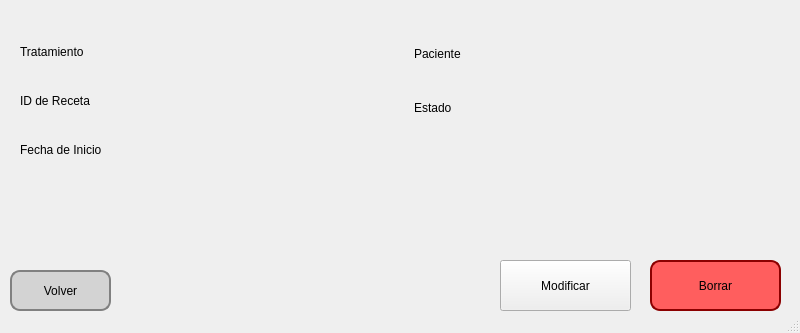
<?xml version="1.0" encoding="UTF-8"?>
<ui version="4.0">
 <class>MainWindow</class>
 <widget class="QMainWindow" name="MainWindow">
  <property name="geometry">
   <rect>
    <x>0</x>
    <y>0</y>
    <width>800</width>
    <height>333</height>
   </rect>
  </property>
  <property name="windowTitle">
   <string>Detalles de Receta</string>
  </property>
  <widget class="QWidget" name="centralwidget">
   <widget class="QPushButton" name="volverButton">
    <property name="geometry">
     <rect>
      <x>10</x>
      <y>270</y>
      <width>101</width>
      <height>41</height>
     </rect>
    </property>
    <property name="styleSheet">
     <string notr="true">QPushButton {
    background-color: lightgray;
    color: black;
    border: 2px solid gray;
    border-radius: 10px;
    padding: 5px;
}

QPushButton:hover {
    background-color: silver;
}

QPushButton:pressed {
    background-color: darkgray;
}</string>
    </property>
    <property name="text">
     <string>Volver</string>
    </property>
   </widget>
   <widget class="QPushButton" name="modificarButton">
    <property name="geometry">
     <rect>
      <x>500</x>
      <y>260</y>
      <width>131</width>
      <height>51</height>
     </rect>
    </property>
    <property name="text">
     <string>Modificar</string>
    </property>
   </widget>
   <widget class="QPushButton" name="borrarButton">
    <property name="geometry">
     <rect>
      <x>650</x>
      <y>260</y>
      <width>131</width>
      <height>51</height>
     </rect>
    </property>
    <property name="styleSheet">
     <string notr="true">QPushButton {
    background-color: #ff5e5e;
    color: black;
    border: 2px solid #8B0000;
    border-radius: 10px;
    padding: 5px;
}

QPushButton:hover {
    background-color: #df5252;
}

QPushButton:pressed {
    background-color: #cc0000;
}</string>
    </property>
    <property name="text">
     <string>Borrar</string>
    </property>
   </widget>
   <widget class="QWidget" name="horizontalLayoutWidget">
    <property name="geometry">
     <rect>
      <x>20</x>
      <y>30</y>
      <width>781</width>
      <height>141</height>
     </rect>
    </property>
    <layout class="QHBoxLayout" name="horizontalLayout">
     <item>
      <layout class="QVBoxLayout" name="leftDisplay">
       <item>
        <layout class="QHBoxLayout" name="horizontalLayout_4">
         <item>
          <widget class="QLabel" name="treatmentLabel">
           <property name="text">
            <string>Tratamiento</string>
           </property>
          </widget>
         </item>
        </layout>
       </item>
       <item>
        <layout class="QHBoxLayout" name="horizontalLayout_3">
         <item>
          <widget class="QLabel" name="idLabel">
           <property name="text">
            <string>ID de Receta</string>
           </property>
          </widget>
         </item>
        </layout>
       </item>
       <item>
        <layout class="QHBoxLayout" name="horizontalLayout_2">
         <item>
          <widget class="QLabel" name="startDateLabel">
           <property name="text">
            <string>Fecha de Inicio</string>
           </property>
          </widget>
         </item>
        </layout>
       </item>
      </layout>
     </item>
     <item>
      <layout class="QVBoxLayout" name="rightDisplay">
       <item>
        <layout class="QHBoxLayout" name="horizontalLayout_5">
         <item>
          <widget class="QLabel" name="pacientLabel">
           <property name="text">
            <string>Paciente</string>
           </property>
          </widget>
         </item>
        </layout>
       </item>
       <item>
        <layout class="QHBoxLayout" name="horizontalLayout_6">
         <item>
          <widget class="QLabel" name="finalizedLabel">
           <property name="text">
            <string>Estado</string>
           </property>
          </widget>
         </item>
        </layout>
       </item>
       <item>
        <spacer name="verticalSpacer">
         <property name="orientation">
          <enum>Qt::Orientation::Vertical</enum>
         </property>
         <property name="sizeType">
          <enum>QSizePolicy::Policy::Minimum</enum>
         </property>
         <property name="sizeHint" stdset="0">
          <size>
           <width>20</width>
           <height>40</height>
          </size>
         </property>
        </spacer>
       </item>
      </layout>
     </item>
    </layout>
   </widget>
  </widget>
  <widget class="QStatusBar" name="statusbar"/>
 </widget>
 <resources/>
 <connections/>
</ui>
